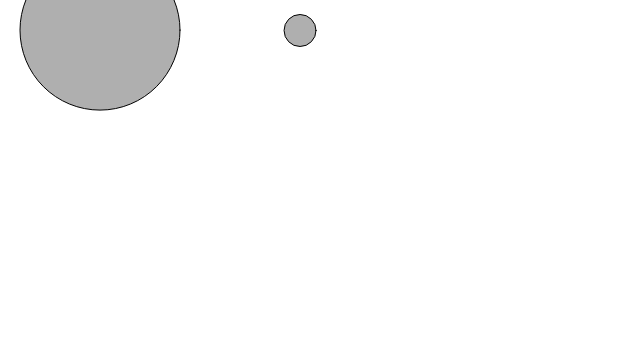
Frame 1 (no input)
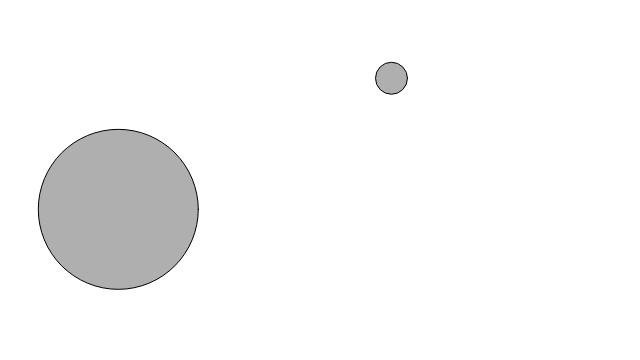
Frame 60 (no input)
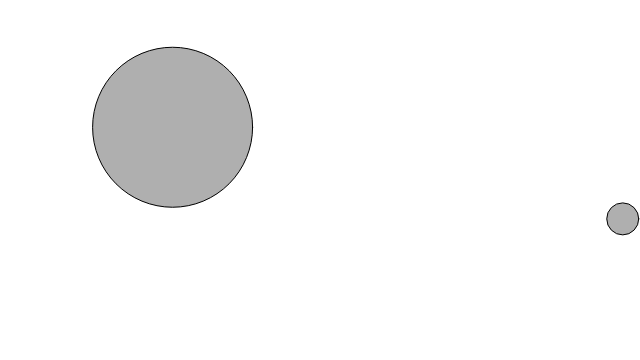
Frame 120 (the mouse pressed at the canvas centre since frame 60)

The p5.js sketch that drew these frames (run headless with seeded random() and noise() and a simulated clock; from frame 60 on, the mouse is pressed at the canvas centre):

// p5.js sketch
// ── sketch.js
class Mover{
  constructor(x, y, mass){
    this.velocity = createVector(0,0);
    this.acceleration = createVector(0,0);
    this.mass = mass;
    this.position = createVector(x, y);
  }
  applyForce(force){
    let f = p5.Vector.div(force, this.mass);

    this.acceleration.add(f);
  }
  update(){
    this.velocity.add(this.acceleration);
    this.position.add(this.velocity);
    this.acceleration.mult(0);
  }
  show(){
    stroke(0);
    fill(175);
    circle(this.position.x, this.position.y, this.mass*16);
  }
  checkEdges(){
    if(this.position.x > width){
      this.position.x = width;
      this.velocity.x *= -1;
    }
    else if(this.position.x < 0){
      this.velocity.x *= -1;
      this.position.x = 0;
    }
    if(this.position.y > height){
      this.velocity.y *= -1;
      this.position.y = height;
    }
  }
}
  let moverA;
  let moverB;

  function setup() {
    createCanvas(640, 360);
    moverA = new Mover(100, 30, 10);
    moverB = new Mover(300, 30, 2);
  }

  function draw(){
    background(255);

    let gravity = createVector(0, .98);
    let wind = createVector(0.1, 0);

    moverA.applyForce(gravity);
    moverA.applyForce(wind);
    moverA.update();
    moverA.checkEdges();
    moverA.show();

    moverB.applyForce(gravity);
    moverB.applyForce(wind);
    moverB.update();
    moverB.checkEdges();
    moverB.show();
  }
